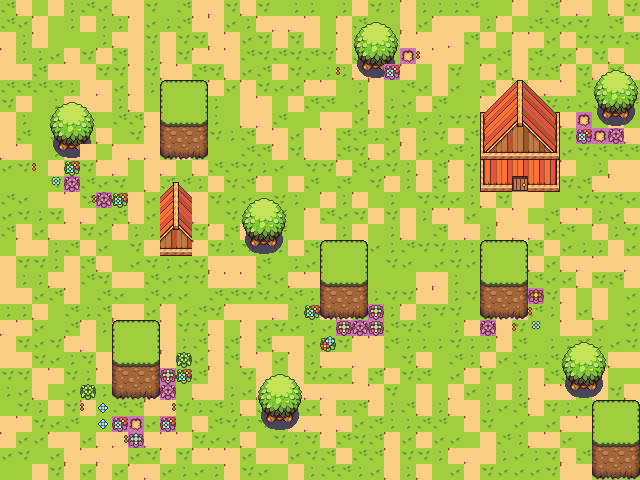

Below is a game level as drawn by its tile map, then a one-line description and the .tmx that defines it (tile-layer data replaced by summaries):
An orthogonal 40x30 tile map with 16x16 px tiles, 3 tile layers (Background, Terrain, Houses).

<map version="1.10" tiledversion="1.10.2" orientation="orthogonal" renderorder="right-down" width="40" height="30" tilewidth="16" tileheight="16" infinite="0" nextlayerid="4" nextobjectid="1">
 <tileset firstgid="1" name="tileset" tilewidth="16" tileheight="16" tilecount="2112" columns="33">
  <image source="tileset.png" trans="000000" width="528" height="1024" />
 </tileset>
 <layer id="1" name="Background" width="40" height="30">
  <data>[1200 cells, 1200 non-empty, 8 distinct tile ids]</data>
 </layer>
 <layer id="2" name="Terrain" width="40" height="30">
  <data>[1200 cells, 195 non-empty, 48 distinct tile ids]</data>
 </layer>
 <layer id="3" name="Houses" width="40" height="30">
  <data>[1200 cells, 45 non-empty, 42 distinct tile ids]</data>
 </layer>
</map>
